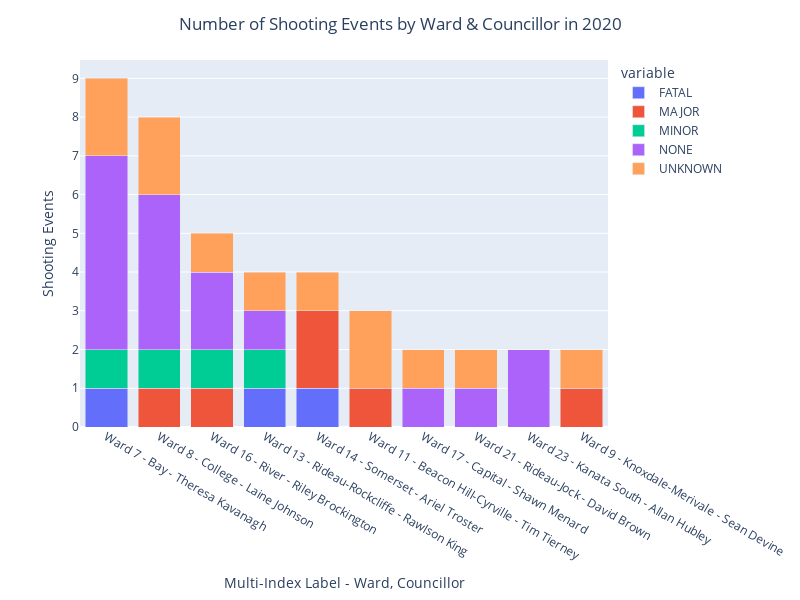

Here is the notebook cell this chart was saved with:
### Code cell
fig = px.bar(pivot_Top10Wards_peryear_dfb, x ='MultiIndexLabel', y =pivot_Top10Wards_peryear_dfa.columns, width=800, height= 600, barmode='stack',
        labels={"value" : 'Shooting Events', 'MultiIndexLabel':'Multi-Index Label - Ward, Councillor'},
        #title= f'Number of Shooting Events by Ward & Councillor in {year_input}')
)
fig.update_layout(title={
                         'text': f'Number of Shooting Events by Ward & Councillor in {year_input}',
                         'x': 0.5,  # Center the title horizontally
                         'xanchor': 'center'  # Anchor the title to the center
})

### Figure 1 — Plotly figure (JSON) as saved in the notebook; plotly's stock layout.template omitted (floating-point values rounded to 4 significant figures)
{"data": [{"alignmentgroup": "True", "hovertemplate": "variable=FATAL<br>Multi-Index Label - Ward, Councillor=%{x}<br>Shooting Events=%{y}<extra></extra>", "legendgroup": "FATAL", "marker": {"color": "#636efa", "pattern": {"shape": ""}}, "name": "FATAL", "offsetgroup": "FATAL", "orientation": "v", "showlegend": true, "textposition": "auto", "x": ["Ward 7 - Bay - Theresa Kavanagh", "Ward 8 - College - Laine Johnson", "Ward 16 - River - Riley Brockington", "Ward 13 - Rideau-Rockcliffe - Rawlson King", "Ward 14 - Somerset - Ariel Troster", "Ward 11 - Beacon Hill-Cyrville - Tim Tierney", "Ward 17 - Capital - Shawn Menard", "Ward 21 - Rideau-Jock - David Brown", "Ward 23 - Kanata South - Allan Hubley", "Ward 9 - Knoxdale-Merivale - Sean Devine"], "xaxis": "x", "y": [1, null, null, 1, 1, null, null, null, null, null], "yaxis": "y", "type": "bar"}, {"alignmentgroup": "True", "hovertemplate": "variable=MAJOR<br>Multi-Index Label - Ward, Councillor=%{x}<br>Shooting Events=%{y}<extra></extra>", "legendgroup": "MAJOR", "marker": {"color": "#EF553B", "pattern": {"shape": ""}}, "name": "MAJOR", "offsetgroup": "MAJOR", "orientation": "v", "showlegend": true, "textposition": "auto", "x": ["Ward 7 - Bay - Theresa Kavanagh", "Ward 8 - College - Laine Johnson", "Ward 16 - River - Riley Brockington", "Ward 13 - Rideau-Rockcliffe - Rawlson King", "Ward 14 - Somerset - Ariel Troster", "Ward 11 - Beacon Hill-Cyrville - Tim Tierney", "Ward 17 - Capital - Shawn Menard", "Ward 21 - Rideau-Jock - David Brown", "Ward 23 - Kanata South - Allan Hubley", "Ward 9 - Knoxdale-Merivale - Sean Devine"], "xaxis": "x", "y": [null, 1, 1, null, 2, 1, null, null, null, 1], "yaxis": "y", "type": "bar"}, {"alignmentgroup": "True", "hovertemplate": "variable=MINOR<br>Multi-Index Label - Ward, Councillor=%{x}<br>Shooting Events=%{y}<extra></extra>", "legendgroup": "MINOR", "marker": {"color": "#00cc96", "pattern": {"shape": ""}}, "name": "MINOR", "offsetgroup": "MINOR", "orientation": "v", "showlegend": true, "textposition": "auto", "x": ["Ward 7 - Bay - Theresa Kavanagh", "Ward 8 - College - Laine Johnson", "Ward 16 - River - Riley Brockington", "Ward 13 - Rideau-Rockcliffe - Rawlson King", "Ward 14 - Somerset - Ariel Troster", "Ward 11 - Beacon Hill-Cyrville - Tim Tierney", "Ward 17 - Capital - Shawn Menard", "Ward 21 - Rideau-Jock - David Brown", "Ward 23 - Kanata South - Allan Hubley", "Ward 9 - Knoxdale-Merivale - Sean Devine"], "xaxis": "x", "y": [1, 1, 1, 1, null, null, null, null, null, null], "yaxis": "y", "type": "bar"}, {"alignmentgroup": "True", "hovertemplate": "variable=NONE<br>Multi-Index Label - Ward, Councillor=%{x}<br>Shooting Events=%{y}<extra></extra>", "legendgroup": "NONE", "marker": {"color": "#ab63fa", "pattern": {"shape": ""}}, "name": "NONE", "offsetgroup": "NONE", "orientation": "v", "showlegend": true, "textposition": "auto", "x": ["Ward 7 - Bay - Theresa Kavanagh", "Ward 8 - College - Laine Johnson", "Ward 16 - River - Riley Brockington", "Ward 13 - Rideau-Rockcliffe - Rawlson King", "Ward 14 - Somerset - Ariel Troster", "Ward 11 - Beacon Hill-Cyrville - Tim Tierney", "Ward 17 - Capital - Shawn Menard", "Ward 21 - Rideau-Jock - David Brown", "Ward 23 - Kanata South - Allan Hubley", "Ward 9 - Knoxdale-Merivale - Sean Devine"], "xaxis": "x", "y": [5, 4, 2, 1, null, null, 1, 1, 2, null], "yaxis": "y", "type": "bar"}, {"alignmentgroup": "True", "hovertemplate": "variable=UNKNOWN<br>Multi-Index Label - Ward, Councillor=%{x}<br>Shooting Events=%{y}<extra></extra>", "legendgroup": "UNKNOWN", "marker": {"color": "#FFA15A", "pattern": {"shape": ""}}, "name": "UNKNOWN", "offsetgroup": "UNKNOWN", "orientation": "v", "showlegend": true, "textposition": "auto", "x": ["Ward 7 - Bay - Theresa Kavanagh", "Ward 8 - College - Laine Johnson", "Ward 16 - River - Riley Brockington", "Ward 13 - Rideau-Rockcliffe - Rawlson King", "Ward 14 - Somerset - Ariel Troster", "Ward 11 - Beacon Hill-Cyrville - Tim Tierney", "Ward 17 - Capital - Shawn Menard", "Ward 21 - Rideau-Jock - David Brown", "Ward 23 - Kanata South - Allan Hubley", "Ward 9 - Knoxdale-Merivale - Sean Devine"], "xaxis": "x", "y": [2, 2, 1, 1, 1, 2, 1, 1, null, 1], "yaxis": "y", "type": "bar"}], "layout": {"xaxis": {"anchor": "y", "domain": [0, 1], "title": {"text": "Multi-Index Label - Ward, Councillor"}}, "yaxis": {"anchor": "x", "domain": [0, 1], "title": {"text": "Shooting Events"}}, "legend": {"title": {"text": "variable"}, "tracegroupgap": 0}, "margin": {"t": 60}, "barmode": "stack", "height": 600, "width": 800, "title": {"text": "Number of Shooting Events by Ward & Councillor in 2020", "x": 0.5, "xanchor": "center"}}}
